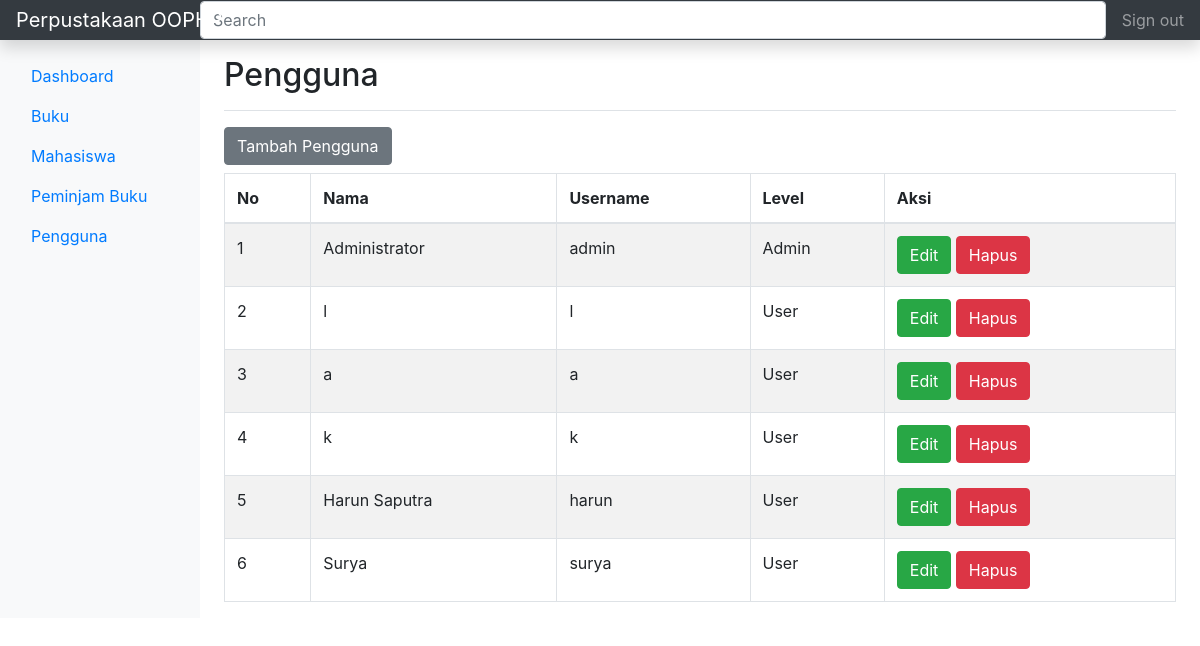
Before: /page/theme-backend.php?page=pengguna (signed in) with the older database file.
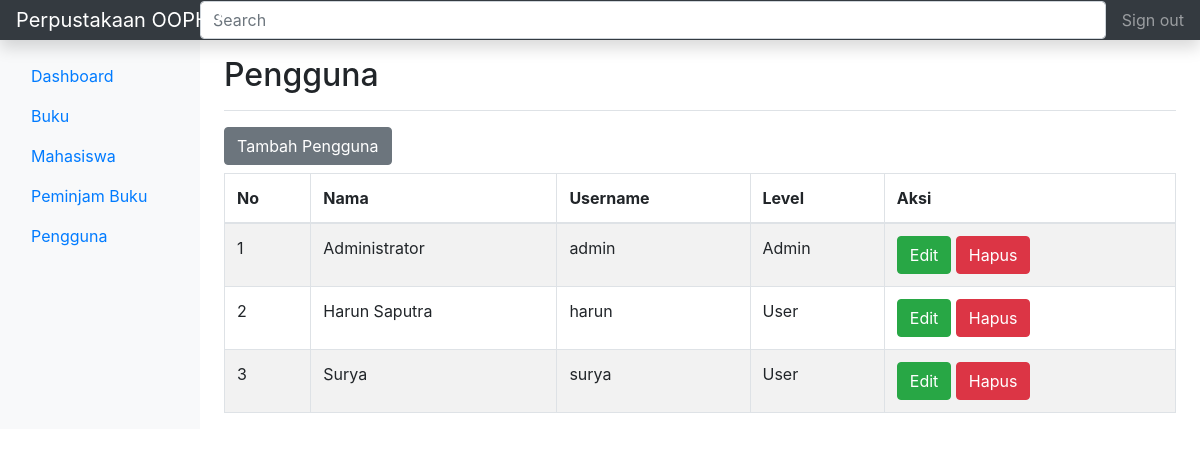
After: the same page with the newer database file.
### tables this page shows
CREATE TABLE `user` (
  `id_user` int(11) NOT NULL,
  `nama` varchar(255) NOT NULL,
  `username` varchar(255) NOT NULL,
  `password` varchar(255) NOT NULL,
  `level` int(1) NOT NULL
);

### config/database.php (called while the page is built, shortened)
<?php
class Database{
   public $host = "localhost";
   public $username = "root";
   public $password = "";
   public $database = "app_perpustakaan_oop";
   function __construct(){
      $this->koneksi = new mysqli($this->host, $this->username, $this->password,$this->database);
   }
}

### config/pengguna.php (called while the page is built, shortened)
<?php
require 'database.php';
class Pengguna extends Database
{
   function getAllUsers()
   {
      $data = $this->koneksi->query("SELECT * FROM user");
      while($row = $data->fetch_assoc()){
         $hasil[] = $row;
      }
      return $hasil;
   }
}

### page/backend/pengguna/pengguna.php (the view)
<?php
require '../config/pengguna.php';
$db = new Pengguna();
$pengguna = $db->getAllUsers()
?>
<div class="d-flex justify-content-between flex-wrap flex-md-nowrap align-items-center pt-3 pb-2 mb-3 border-bottom">
<h1 class="h2">Pengguna</h1>
</div>
<a href="?page=pengguna&act=tambah" class="btn btn-secondary mb-2">Tambah Pengguna</a>
<div class="table-responsive">
   <table class="table table-bordered table-striped">
      <thead>
         <tr>
            <th>No</th>
            <th>Nama</th>
            <th>Username</th>
            <th>Level</th>
            <th>Aksi</th>
         </tr>
      </thead>
      <tbody>
         <?php $no = 1; foreach($pengguna as $row) : ?>
            <tr>
               <td><?php echo $no++; ?></td>
               <td><?php echo $row['nama']; ?></td>
               <td><?php echo $row['username']; ?></td>
               <td><?php echo ($row['level'] == 0 ? 'Admin' : 'User'); ?></td>
               <td>
                  <a href="?page=pengguna&act=edit&id=<?php echo $row['id_user']; ?>" class="btn btn-success btn-xs">Edit</a>
                  <a href="?page=pengguna&act=hapus&id=<?php echo $row['id_user']; ?>" class="btn btn-danger btn-xs" onclick="return confirm('Yakin Hapus ?')">Hapus</a>
               </td>
            </tr>
         <?php endforeach; ?>
      </tbody>
   </table>
</div>

Changed rows visible on the page:
removed user: nama "l", username "l", level "User"
removed user: nama "a", username "a", level "User"
removed user: nama "k", username "k", level "User"
